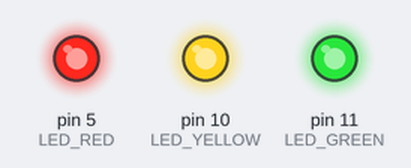
The sketch below on a simulated Arduino Uno, built with avr-gcc and run on an emulated ATmega328P. On the bench: output pins drawn as LEDs (lit = HIGH).

Above: at 0.5 s.
At 3.5 s:
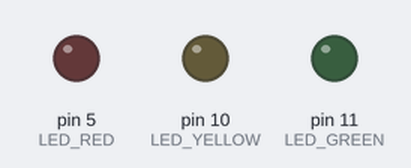
Timing chart, 0 to 4.6 s (numbered marks = the images above):
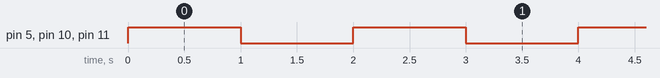

The sketch:

1_LED.ino
```cpp
// Blink the red, yellow, and green LEDs

#define LED_RED 5       // Define the red LED pin as digital pin 5
#define LED_YELLOW 10   // Define the yellow LED pin as digital pin 10
#define LED_GREEN 11    // Define the green LED pin as digital pin 11

int interval = 1000;   // Set the blinking interval to 1000 milliseconds (1 second)

void setup() {
  pinMode(LED_RED, OUTPUT);     // Set the red LED pin as an output
  pinMode(LED_YELLOW, OUTPUT);  // Set the yellow LED pin as an output
  pinMode(LED_GREEN, OUTPUT);   // Set the green LED pin as an output
}

void loop() {
  digitalWrite(LED_RED, HIGH);     // Turn on the red LED
  digitalWrite(LED_YELLOW, HIGH);  // Turn on the yellow LED
  digitalWrite(LED_GREEN, HIGH);   // Turn on the green LED
  delay(interval);                  // Wait for the defined interval (1 second)

  digitalWrite(LED_RED, LOW);      // Turn off the red LED
  digitalWrite(LED_YELLOW, LOW);   // Turn off the yellow LED
  digitalWrite(LED_GREEN, LOW);    // Turn off the green LED
  delay(interval);                 // Wait for the defined interval (1 second)
}
```

Measured:
- by itself, pin 5 (LED_RED), pin 10 (LED_YELLOW), pin 11 (LED_GREEN): alternates HIGH for 1.0 s and LOW for 1.0 s
